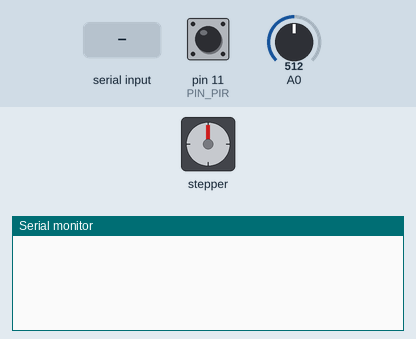
This sketch was run on a simulated Arduino Uno, built with avr-gcc and run on an emulated ATmega328P. On the bench: stepper motor, the last lines printed to the serial monitor. Wiring (inferred from the names in the program): stepper motor (2048 steps per turn assumed): coils pin 4, pin 5, pin 6, pin 7. Inputs (shaded band) come from the test bench; at power-on: pin 11 (PIN_PIR) LOW, A0 = 512.

Above: at 1.2 s.
1.3 s: pin 11 (PIN_PIR) pulsed HIGH 2 times (0.12 s each, 0.3 s apart)
10.5 s: "A_N" received over Serial
At 12.1 s:
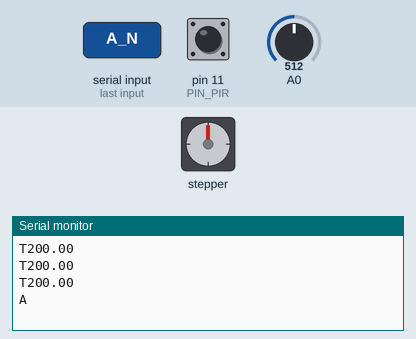
At 13.2 s:
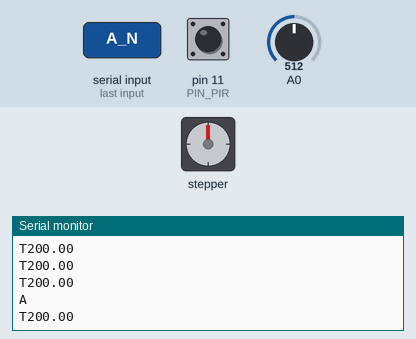

Measured:
- after the input at 10.5 s, stepper: stays 0° (without the input it goes to 1° after 0.89 s)

The sketch:

jarvis.ino
```cpp
#include "Scheduler.hpp"
#include "Arduino.h"
#include "JarvisHW.hpp"
#include "MotorController.hpp"
#include "PresenceController.hpp"
#include "SerialController.hpp"

Scheduler sh;
JarvisHW* js;
Task *mC, *pC, *sC;

void setup()
{
	sh.init(5);
	js = new JarvisHW();
	sC = new SerialController(js);
	sC->init(5);
	mC = new MotorController(js);
	mC->init(20);
	pC = new PresenceController(js);
	pC->init(50);
	sh.addTask(sC);
	sh.addTask(mC);
	sh.addTask(pC);
}

void loop()
{
  sh.schedule();
}
```

JarvisHW.cpp
```cpp
#include "JarvisHW.hpp"
#include "Arduino.h"

JarvisHW::JarvisHW() {
	int pin[4] = PIN_MOTOR;
 for(int i=0; i<4; i++) {
  pinMode(pin[i],OUTPUT);
 }
  pinMode(PIN_TEMP,INPUT);
  pinMode(PIN_PIR,INPUT);
	_motor = new Motor(pin[0], pin[1], pin[2], pin[3]);
	_temp = new TemperatureSensor(PIN_TEMP);
	_pir = new PresenceSensor(PIN_PIR);
	_state = WAIT;
}

JarvisHW::~JarvisHW() {}

Motor* JarvisHW::getMotor() {
	return _motor;
}

TemperatureSensor* JarvisHW::getTempSens() {
	return _temp;
}

PresenceSensor* JarvisHW::getPir() {
	return _pir;
}

State JarvisHW::getState() {
	return _state;
}

void JarvisHW::setState(State state) {
	_state = state;
}
```

JarvisHW.hpp
```cpp
#ifndef __JARVIS_HW_HPP__
#define __JARVIS_HW_HPP__

#include "PresenceSensor.hpp"
#include "TemperatureSensor.hpp"
#include "Motor.hpp"
#include "States.hpp"
#include "PinConfig.hpp"

class JarvisHW {
public:
	JarvisHW();
	~JarvisHW();
	Motor* getMotor();
	PresenceSensor* getPir();
	TemperatureSensor* getTempSens();
	void setState(State state);
	State getState();
private:
	Motor* _motor;
	PresenceSensor* _pir;
	TemperatureSensor* _temp;
	State _state;
};

#endif
```

MessageService.cpp
```cpp
#include "MessageService.hpp"

MessageService::MessageService(SoftwareSerial* serial) {
	_serial = serial;
}

MessageService::~MessageService() {}

String MessageService::getMessage() {
	String message = "";
    if (_serial->available()) message = _serial->readString();
    return message;
}

void MessageService::sendMessage(String msg) {
	if (msg.length()>0) {
		_serial->println(msg);
	}
}
```

MessageService.hpp
```cpp
#ifndef __MESSAGE_SERVICE_HPP__
#define __MESSAGE_SERVICE_HPP__

#include <Arduino.h>
#include "States.hpp"
#include "PinConfig.hpp"
#include <SoftwareSerial.h>

class MessageService
{
public:
	MessageService(SoftwareSerial* serial);
	~MessageService();
	bool messageIsPresent();
	String getMessage();
	void sendMessage(String msg);
private:
	SoftwareSerial* _serial;
};

#endif
```

Motor.cpp
```cpp
#include "Motor.hpp"

Motor::Motor(int pin0, int pin1, int pin2, int pin3) {
	_stepper = new StepperMotor(pin0, pin1, pin2, pin3);
	_state = 1;
	_count = 0;
}

Motor::~Motor(){}

void Motor::nextDegree(){
	_stepper->steps(10);
}

void Motor::reverse() {
	_stepper->reverse();
}

void Motor::reset() {
	_stepper->setOFF();
}
```

Motor.hpp
```cpp
#ifndef __MOTOR_HPP__
#define __MOTOR_HPP__

#include <Arduino.h>
#include "StepperMotor.hpp"

class Motor
{
public:
	Motor(int pin0, int pin1, int pin2, int pin3);
	~Motor();
	void nextDegree();
	void reverse();
	void reset();
private:
	StepperMotor* _stepper;
	int _count;
	bool _state;
	int _pin0;
	int _pin1;
	int _pin2;
	int _pin3;
};

#endif
```

MotorController.cpp
```cpp
#include "MotorController.hpp"
#define ATTACK_VALUE 180

MotorController::MotorController(JarvisHW* js) {
	_js = js;
	_count = 0;
	_internalState = NONE;
}

MotorController::~MotorController() {}

void MotorController::init(int period) {
	Task::init(period);
}

void MotorController::tick() {
	if (_js->getState() == ALARM) {
	_internalState = ATTACK;
	}
  activateDefence();
}

void MotorController::activateDefence() {
	switch(_internalState) {
		case NONE:
      _js->getMotor()->reset();
			_attackValue = angleConverter(ATTACK_VALUE);
		break;

		case ATTACK:
			if(_count < (_attackValue * 2)) {
				if (_count == _attackValue) _js->getMotor()->reverse();
				_count++;
				_js->getMotor()->nextDegree();
			} else {
				_internalState = NONE;
				_count = 0;
				_js->getMotor()->reverse();
				_js->getMotor()->reset();
			}
		break;
	}

}

int MotorController::angleConverter(int value) {
	float returnValue = value * ANGLE_COEFF_CONVERTER;
	return (int)returnValue;
}
```

MotorController.hpp
```cpp
#ifndef __MOTOR_CONTROLLER_HPP__
#define __MOTOR_CONTROLLER_HPP__

#include "Arduino.h"
#include "JarvisHW.hpp"
#include "Task.hpp"

#define ANGLE_COEFF_CONVERTER 0.58

class  MotorController : public Task
{
public:
	MotorController(JarvisHW* system);
	~MotorController();
	void init(int period);
	void tick();
private:
	JarvisHW* _js;
	void activateDefence();
	int angleConverter(int value);
	int _count;
	int _attackValue;
	enum InternalState {NONE, ATTACK} _internalState;
};

#endif
```

PresenceController.cpp
```cpp
#include "PresenceController.hpp"
#define COUNTDOWN 10000

PresenceController::PresenceController(JarvisHW* js) {
	_js = js;
	_ps = new PresenceSensor(PIN_PIR);
	_countdown = 0;
  Serial.begin(9600);
}

PresenceController::~PresenceController() {}

void PresenceController::init(int period)
{
	Task::init(period);
}

void PresenceController::tick() {
	if (_ps->isPresent() && _js->getState() == WAIT) {
		_js->setState(TRIGGERED);
		_countdown = millis();
	}
	if (_js->getState() == TRIGGERED && (millis() - _countdown) > COUNTDOWN) {
	  _js->setState(ALARM);
    Serial.println("A");
	}
}
```

PresenceController.hpp
```cpp
#ifndef __PRESENCE_CONTROLLER_HPP__
#define __PRESENCE_CONTROLLER_HPP__

#include "JarvisHW.hpp"
#include "PinConfig.hpp"
#include "PresenceSensor.hpp"
#include "Task.hpp"

class PresenceController : public Task
{
public:
	PresenceController(JarvisHW* js);
	~PresenceController();
	void init(int period);
	void tick();
private:
	JarvisHW* _js;
	PresenceSensor* _ps;
	long _countdown;
};

#endif
```

PresenceSensor.cpp
```cpp
#include "Arduino.h"
#include "PresenceSensor.hpp"

PresenceSensor::PresenceSensor(int digitalPin)
{
  _pin = digitalPin;
  pinMode(_pin, INPUT);
}

bool PresenceSensor::isPresent()
{
  return digitalRead(_pin)==HIGH?true:false;
}
```

PresenceSensor.hpp
```cpp
#ifndef __PresenceSensors_hpp__
#define __PresenceSensors_hpp__

#include "Arduino.h"

class PresenceSensor
{
public:
  PresenceSensor(int digitalPin);
  bool isPresent(); //true = element is present
private:
  int _pin;
};

#endif
```

Scheduler.cpp
```cpp
#include "Scheduler.hpp"

void Scheduler::init(int basePeriod){
  this->basePeriod = basePeriod;
  timer.setupPeriod(basePeriod);
  nTasks = 0;
}

bool Scheduler::addTask(Task* task){
  if (nTasks < MAX_TASKS-1){
    taskList[nTasks] = task;
    nTasks++;
    return true;
  } else {
    return false;
  }
}

void Scheduler::schedule(){
  timer.waitForNextTick();
  for (int i = 0; i < nTasks; i++){
    if (taskList[i]->updateAndCheckTime(basePeriod)){
      taskList[i]->tick();
    }
  }
}
```

Scheduler.hpp
```cpp
#ifndef __SCHEDULER__
#define __SCHEDULER__

#include "Timer.hpp"
#include "Task.hpp"

#define MAX_TASKS 10

class Scheduler {

  int basePeriod;
  int nTasks;
  Task* taskList[MAX_TASKS];
  Timer timer;

public:
  void init(int basePeriod);
  virtual bool addTask(Task* task);
  virtual void schedule();
};

#endif
```

SerialController.cpp
```cpp
#include "SerialController.hpp"
#define TEMP_REFRESH 3000

SerialController::SerialController(JarvisHW* js) {
	_js = js;
	_start = 0;
	_temp = 27;
	_internalState = A_WAIT;
	_bluetooth = new SoftwareSerial(bt[0], bt[1]);
	Serial.begin(9600);
	_bluetooth->begin(9600);
	_btMsg = new MessageService(_bluetooth);
}

SerialController::~SerialController(){}

void SerialController::init(int period)
{
	Task::init(period);
}

void SerialController::tick()
{

	if ((millis() - _start) > TEMP_REFRESH) {
		float temp;
		if ((temp = _js->getTempSens()->getValue())>0) {
			_temp = temp;
		}
    Serial.print("T");
    Serial.println(_temp);
		_start = millis();
	}

	if (_js->getState() == ALARM) {
		if (Serial.available() && Serial.readString().equals("A_N")) {
			_js->setState(WAIT);
		}
	}

	switch(_internalState) {
		case A_WAIT:
			if (_js->getState() == TRIGGERED)
			{
				_btMsg->sendMessage("TRIGGERED");
				_internalState = BT_ADV;
			}
		break;

		case BT_ADV:
			String msg = _btMsg->getMessage();
			if(msg.substring(1).equals("ACTIVATE")) {
				_js->setState(ALARM);
				_internalState = A_WAIT;
        Serial.println("A");
			} else if (msg.substring(1).equals("GUARANTEED")) {
				_js->setState(WAIT);
				Serial.println("P");
				_internalState = A_WAIT;
			}
		break;
	}

}
```

SerialController.hpp
```cpp
#ifndef __SERIALCONTROLLER_HPP__
#define __SERIALCONTROLLER_HPP__

#include "Task.hpp"
#include "JarvisHW.hpp"
#include "MessageService.hpp"
#include <SoftwareSerial.h>
#include "PinConfig.hpp"

class SerialController : public Task
{
public:
  SerialController(JarvisHW* js);
  ~SerialController();
  void init(int period);
  void tick();
private:
  int bt[2] = PIN_BT;
  SoftwareSerial* _bluetooth;
  MessageService* _btMsg;
  JarvisHW* _js;
  long _start;
  float _temp;
  enum InternalState {A_WAIT, BT_ADV} _internalState;
};

#endif
```

States.hpp
```cpp
#ifndef __STATES_HPP__
#define __STATES_HPP__

enum State {WAIT, TRIGGERED, ALARM};

#endif
```

StepperMotor.cpp
```cpp
#include "StepperMotor.hpp"

/*
 * Author Antonio Tagliente
 * Motor 28BYJ-48
 * FULL-STEP Two phases at a time <-Strongest Torque->
 */

StepperMotor::StepperMotor(int pin0, int pin1, int pin2, int pin3) {
	pinMode(pin0, OUTPUT);
	pinMode(pin1, OUTPUT);
	pinMode(pin2, OUTPUT);
	pinMode(pin3, OUTPUT);
	_pin0 = pin0;
	_pin1 = pin1;
	_pin2 = pin2;
	_pin3 = pin3;
	_actStep = 0;
	_direction = 1;
	_isRun = false;
}

StepperMotor::~StepperMotor() {}

void StepperMotor::steps(int numberOfSteps) {
	for (int i=0; i<numberOfSteps; i++) {
		step(_actStep);
		nextStep();
		delay(5);
	}
	_isRun = false;
}

void StepperMotor::reverse() {
	if(!isRun()) {
		if (_direction == 1) _direction = -1;
		else _direction = 1;
	}
}

bool StepperMotor::getActualDirection() {
	return _direction==1?1:0;
}

void StepperMotor::step(int step) {
	_isRun = true;
	switch(step){
		case 0:
	 		digitalWrite(_pin0, HIGH);
			digitalWrite(_pin1, HIGH);
			digitalWrite(_pin2, LOW);
			digitalWrite(_pin3, LOW);
		break;
		case 1:
			digitalWrite(_pin0, LOW);
			digitalWrite(_pin1, HIGH);
			digitalWrite(_pin2, HIGH);
			digitalWrite(_pin3, LOW);
		break;
		case 2:
			digitalWrite(_pin0, LOW);
			digitalWrite(_pin1, LOW);
			digitalWrite(_pin2, HIGH);
			digitalWrite(_pin3, HIGH);
		break;
		case 3:
			digitalWrite(_pin0, HIGH);
			digitalWrite(_pin1, LOW);
			digitalWrite(_pin2, LOW);
			digitalWrite(_pin3, HIGH);
		break;
		case 4:
			digitalWrite(_pin0, HIGH);
			digitalWrite(_pin1, HIGH);
			digitalWrite(_pin2, LOW);
			digitalWrite(_pin3, LOW);
		break;
		case 5:
			digitalWrite(_pin0, LOW);
			digitalWrite(_pin1, HIGH);
			digitalWrite(_pin2, HIGH);
			digitalWrite(_pin3, LOW);
		break;
		case 6:
			digitalWrite(_pin0, LOW);
			digitalWrite(_pin1, LOW);
			digitalWrite(_pin2, HIGH);
			digitalWrite(_pin3, HIGH);
		break;
		case 7:
			digitalWrite(_pin0, HIGH);
			digitalWrite(_pin1, LOW);
			digitalWrite(_pin2, LOW);
			digitalWrite(_pin3, HIGH);
		break;
		default:
			digitalWrite(_pin0, LOW);
			digitalWrite(_pin1, LOW);
			digitalWrite(_pin2, LOW);
			digitalWrite(_pin3, LOW);
		break;
	}
}

void StepperMotor::nextStep() {
	_actStep += _direction;
	if (_actStep > 7) _actStep = 0;
	else if (_actStep < 0) _actStep = 7;
}

bool StepperMotor::isRun() {
	return _isRun;
}

void StepperMotor::setOFF() {
	step(-1);
}
```

StepperMotor.hpp
```cpp
#ifndef __STEPPER_MOTOR_HPP__
#define __STEPPER_MOTOR_HPP__

/*
 * Author Antonio Tagliente
 * Motor 28BYJ-48
 * FULL-STEP Two phases at a time <-Strongest Torque->
 */

#include <Arduino.h>

class StepperMotor
{
public:
	StepperMotor(int pin0, int pin1, int pin2, int pin3);
	~StepperMotor();
	void steps(int numberOfSteps);
	void reverse();
	bool getActualDirection(); // 1 = CW , 0 = CCW
	bool isRun();
	void setOFF();
private:
	void step(int step);
	void nextStep();
	int _direction; // 1 = CW , -1 = CCW
	int _actStep;
	bool _isRun;
	int _pin0;
	int _pin1;
	int _pin2;
	int _pin3;
};

#endif
```

Task.cpp
```cpp
#ifndef __TASK__
#define __TASK__

class Task {
  int myPeriod;
  int timeElapsed;

public:
  virtual void init(int period){
    myPeriod = period;
    timeElapsed = 0;
  }

  virtual void tick() = 0;

  bool updateAndCheckTime(int basePeriod){
    timeElapsed += basePeriod;
    if (timeElapsed >= myPeriod){
      timeElapsed = 0;
      return true;
    } else {
      return false;
    }
  }

};

#endif
```

Task.hpp
```cpp
#ifndef __TASK__
#define __TASK__

class Task {
  int myPeriod;
  int timeElapsed;

public:
  virtual void init(int period){
    myPeriod = period;
    timeElapsed = 0;
  }

  virtual void tick() = 0;

  bool updateAndCheckTime(int basePeriod){
    timeElapsed += basePeriod;
    if (timeElapsed >= myPeriod){
      timeElapsed = 0;
      return true;
    } else {
      return false;
    }
  }

};

#endif
```

TemperatureSensor.cpp
```cpp
#include "Arduino.h"
#include "TemperatureSensor.hpp"

TemperatureSensor::TemperatureSensor(int analogPin)
{
  _pin = analogPin;
  pinMode(_pin, INPUT);
}

float TemperatureSensor::getValue()
{
	int reading = analogRead(_pin);

	// converting that reading to voltage, for 3.3v arduino use 3.3
	float voltage = reading * 5.0;
	voltage /= 1024.0;

	// now print out the temperature
	float temperatureC = (voltage - 0.5) * 100 ;  //converting from 10 mv per degree wit 500 mV offset
	                                               //to degrees ((voltage - 500mV) times 100)
  return temperatureC;
}
```

TemperatureSensor.hpp
```cpp
#ifndef __TemperatureSensors_hpp__
#define __TemperatureSensors_hpp__

#include "Arduino.h"

class TemperatureSensor
{
public:
  TemperatureSensor(int analogPin);
  float getValue();
private:
  int _pin;
};

#endif
```

Timer.cpp
```cpp
#include "Timer.hpp"
#include "Arduino.h"

volatile bool timerFlag;

ISR(TIMER1_COMPA_vect){
  timerFlag = true;
}

Timer::Timer(){
  timerFlag = false;
}

void Timer::setupFreq(int freq){

  // disabling interrupt
  cli();

  TCCR1A = 0; // set entire TCCR1A register to 0
  TCCR1B = 0; // same for TCCR1B
  TCNT1  = 0; //initialize counter value to 0

  /*
   * set compare match register
   *
   * OCR1A = (16*2^20) / (100*PRESCALER) - 1 (must be < 65536)
   *
   * assuming a prescaler = 1024 => OCR1A = (16*2^10)/freq
   */
  OCR1A = 16*1024/freq;
  // turn on CTC mode
  TCCR1B |= (1 << WGM12);
  // Set CS11 for 8 prescaler
  TCCR1B |= (1 << CS12) | (1 << CS10);
  // enable timer compare interrupt
  TIMSK1 |= (1 << OCIE1A);

  // enabling interrupt
  sei();

}

/* period in ms */
void Timer::setupPeriod(int period){

  // disabling interrupt
  cli();

  TCCR1A = 0; // set entire TCCR1A register to 0
  TCCR1B = 0; // same for TCCR1B
  TCNT1  = 0; //initialize counter value to 0

  /*
   * set compare match register
   *
   * OCR1A = (16*2^20) / (100*PRESCALER) - 1 (must be < 65536)
   *
   * assuming a prescaler = 1024 => OCR1A = (16*2^10)* period/1000 (being in ms)
   */
  OCR1A = 16.384*period;
  // turn on CTC mode
  TCCR1B |= (1 << WGM12);
  // Set CS11 for 8 prescaler
  TCCR1B |= (1 << CS12) | (1 << CS10);
  // enable timer compare interrupt
  TIMSK1 |= (1 << OCIE1A);

  // enabling interrupt
  sei();

}

void Timer::waitForNextTick(){
  /* wait for timer signal */
  while (!timerFlag){}
  timerFlag = false;

}
```

Timer.hpp
```cpp
#ifndef __TIMER__
#define __TIMER__

class Timer {

public:
  Timer();
  void setupFreq(int freq);
  /* period in ms */
  void setupPeriod(int period);
  void waitForNextTick();

};

#endif
```

PinConfig.hpp
```cpp
#ifndef __PIN_CONFIG__
#define __PIN_CONFIG__

#define PIN_MOTOR {4, 5, 6, 7}
#define PIN_TEMP 0
#define PIN_PIR 11
#define PIN_BT {3, 2}

#endif
```
